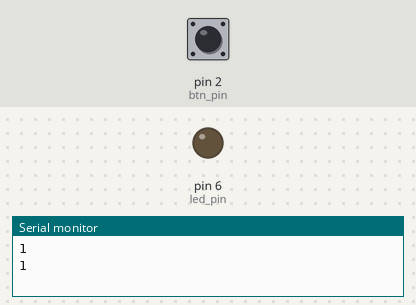
Recording of a sketch running on a simulated Arduino Uno, built with avr-gcc and run on an emulated ATmega328P. Parts: output pins drawn as LEDs (lit = HIGH), the last lines printed to the serial monitor. The inputs (shaded band) are chosen by the test bench; at power-on: pin 2 (btn_pin) HIGH.

Above: at 1.8 s.
1.9 s: pin 2 (btn_pin) pulled LOW for 0.6 s
At 2.5 s:
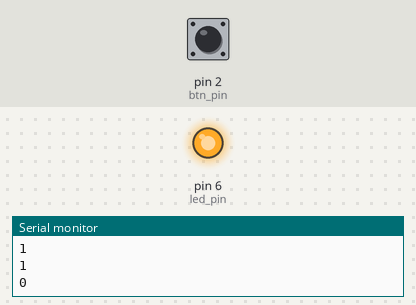
4.5 s: pin 2 (btn_pin) pulled LOW for 3.2 s
At 8.3 s:
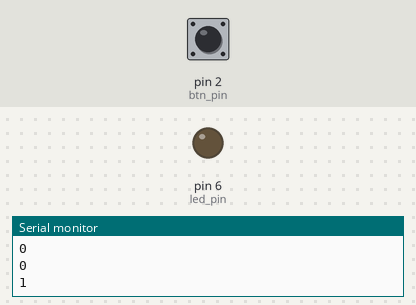
Timing chart, 0 to 9.8 s (numbered marks = the images above; inputs shaded):
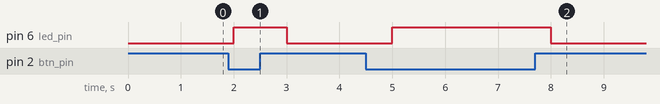

Measured:
- after the input at 1.9 s, pin 6 (led_pin): LOW → HIGH after 0.10 s, → LOW 1.0 s later
- after the input at 4.5 s, pin 6 (led_pin): LOW → HIGH after 0.50 s, → LOW 3.0 s later

The sketch:

external_pull_up1.ino
```cpp
// C++ code
//
const int btn_pin = 2;
const int led_pin = 6;

void setup()
{
  Serial.begin(9600);
  pinMode(btn_pin, INPUT);
  pinMode(led_pin, OUTPUT);


}

void loop()
{
  int value = digitalRead(btn_pin);
  Serial.println(value);
  delay(1000);
  if(digitalRead(btn_pin) == LOW) {
  	digitalWrite(led_pin, HIGH);

  }else {
  	digitalWrite(led_pin, LOW);
  }

}
```
